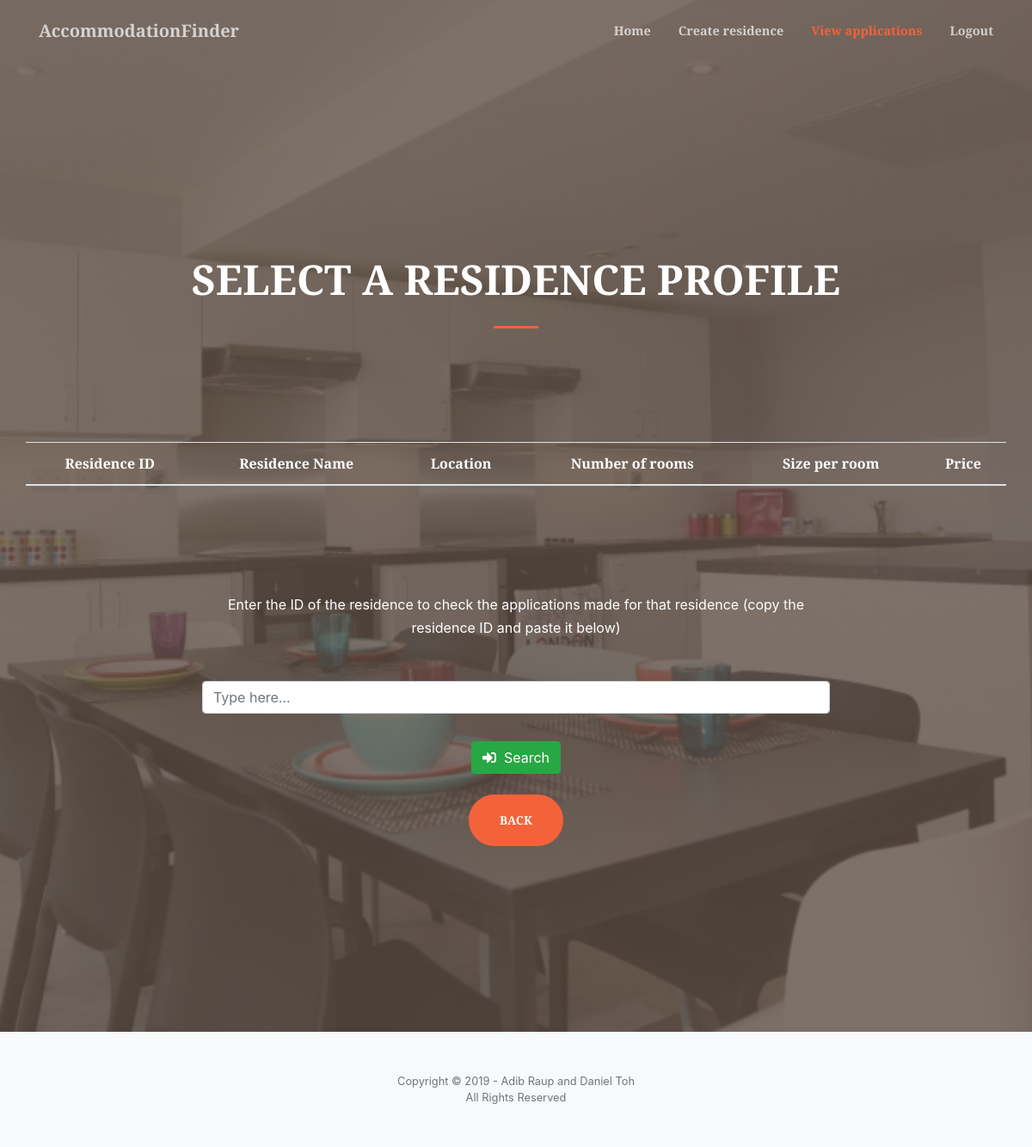
Page /landlordViewApplications.php on the earlier database version.
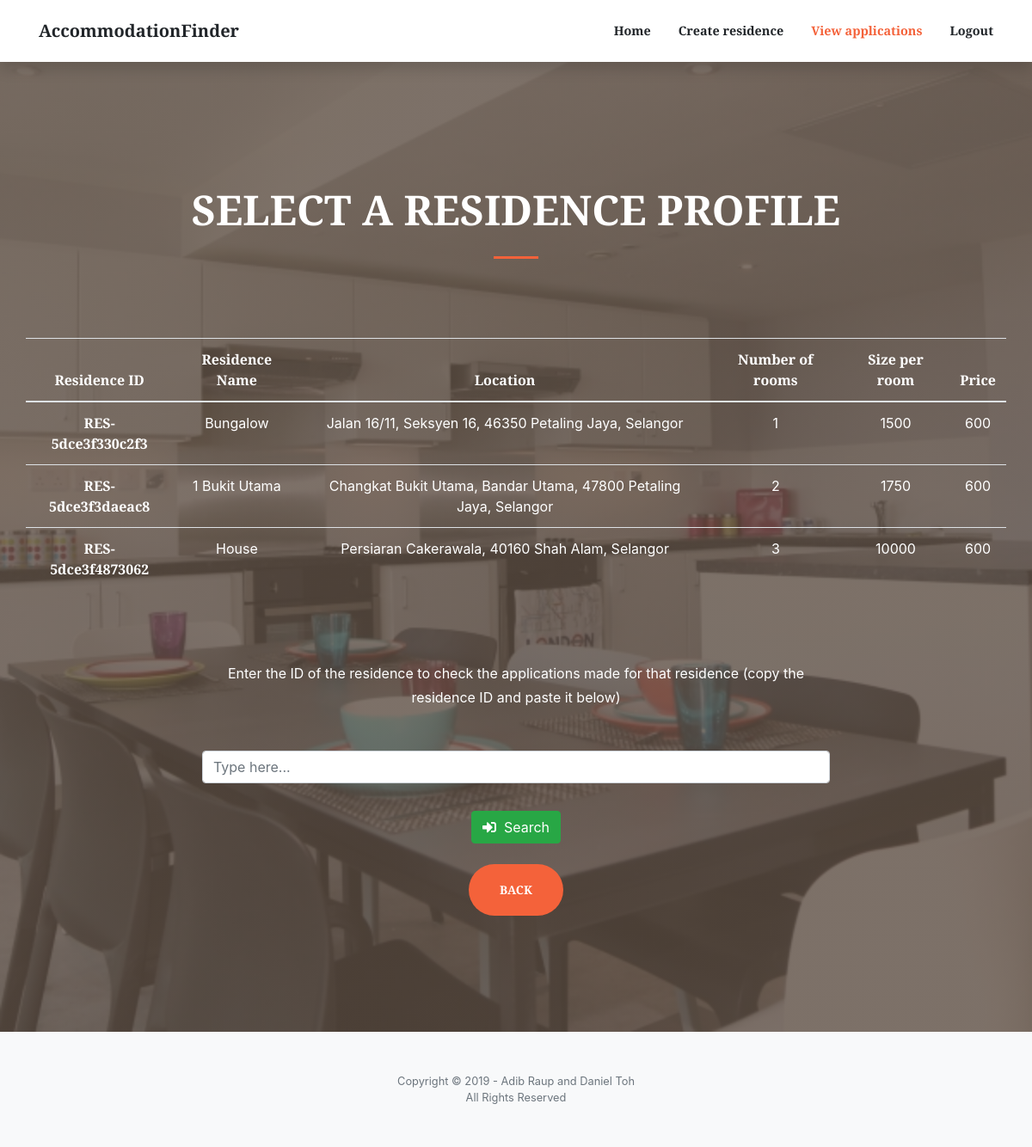
Same page on the later database version.
### tables this page shows
CREATE TABLE `residence` (
  `resID` varchar(20) NOT NULL,
  `resName` varchar(30) NOT NULL,
  `address` varchar(100) NOT NULL,
  `numUnits` int(10) NOT NULL,
  `sizePerUnit` int(10) NOT NULL,
  `monthlyRental` int(10) NOT NULL,
  `username` varchar(30) NOT NULL,
  PRIMARY KEY (`resID`),
  FOREIGN KEY (`username`) REFERENCES users(`username`)
);

### landlordViewApplications.php (the view, shortened to what this page needs)
<!DOCTYPE html>
<html lang="en">
<head>
  <link href="vendor/fontawesome-free/css/all.min.css" rel="stylesheet" type="text/css">
  <link href="vendor/magnific-popup/magnific-popup.css" rel="stylesheet">
  <link href="css/creative4.5.min.css" rel="stylesheet">
</head>
<body id="page-top">
  <form action="searchApplicationAction.php" method="post">
  <nav class="navbar navbar-expand-lg navbar-light fixed-top py-3" id="mainNav">
    <div class="container">
      <a class="navbar-brand js-scroll-trigger" href="index.html">AccommodationFinder</a>
      <div class="collapse navbar-collapse" id="navbarResponsive">
        <ul class="navbar-nav ml-auto my-2 my-lg-0">
          <li class="nav-item">
            <a class="nav-link js-scroll-trigger" href="landlordHome.php">Home</a>
          </li>
          <li class="nav-item">
            <a class="nav-link js-scroll-trigger" href="createAccommodation.html">Create residence</a>
          </li>
          <li class="nav-item">
            <a class="nav-link js-scroll-trigger" href="#page-top">View applications</a>
          </li>
          <li class="nav-item">
            <a class="nav-link js-scroll-trigger" href="index.html">Logout</a>
          </li>
        </ul>
      </div>
    </div>
  </nav>
  <header class="masthead">
    <div class="container h-100">
      <div class="row h-100 align-items-center justify-content-center text-center">
        <div class="col-lg-10 align-self-end">
          <h1 class="text-uppercase text-white font-weight-bold"><font size="7">Select a residence profile</font></h1>
          <hr class="divider my-4">
        </div>
          <table class="table table-hover">
            <thead>
              <tr>
                <th><font color="white">Residence ID</font></th>
                <th><font color="white">Residence Name</font></th>
                <th><font color="white">Location</font></th>
                <th><font color="white">Number of rooms</font></th>
                <th><font color="white">Size per room</font></th>
                <th><font color="white">Price</font></th>
              </tr>
            </thead>
            <tbody>
              <?php
                $servername = "localhost";
                $username = "root";
                $password = "";
                $conn = new mysqli($servername, $username, $password);
                $conn->select_db("accommodationfinder");
                $searchKeyword = "%".$_SESSION["Username"]."%";
                $lq = "SELECT * FROM residence WHERE username LIKE '$searchKeyword'";
                $res = $conn->query($lq);
                foreach($res as $opt){
              ?>
                <tr>
                  <th scope="row" name="resid" class="resid" id="resid"><font color="white">
                    <?php echo $opt['resID']?></font></th>
                  <td class="name"><font color="white"><?php echo $opt['resName']?></font></td>
                  <td class="location"><font color="white"><?php echo $opt['address']?></font></td>
                  <td class="norooms"><font color="white"><?php echo $opt['numUnits']?></font></td>
                  <td class="sizeroom"><font color="white"><?php echo $opt['sizePerUnit']?></font></td>
                  <td class="price"><font color="white"><?php echo $opt['monthlyRental']?></font></td>
                </tr>
              <?php }?>
            </tbody>
          </table>
          <div class="col-lg-8 align-self-baseline">
            <p class="text-white-75 font-weight-light mb-5"><font size="3" color="white"><b>Enter the ID of the
              residence to check the applications made for that residence (copy the residence ID and paste it below)</b></font></p>
            <div class="form-group has-danger">
                <div class="input-group mb-2 mr-sm-2 mb-sm-0">
                    <input type="search" name="search" class="form-control" id="search"
                    placeholder="Type here..." required autofocus ></input>
                </div>
            </div>
            <div class="row" style="padding-top: 1rem">
                <div class="col-md-3"></div>
                <div class="col-md-6">
                    <button type="submit" class="btn btn-success"><i class="fas fa-sign-in-alt"></i>&nbsp  Search</button>
                </div>
            </div><br>
            <a class="btn btn-primary btn-xl js-scroll-trigger" href="landlordHome.php">Back</a>
          </div>
      </div>
    </div>
  </header>
</form>
  <footer class="bg-light py-5">
    <div class="container">
      <div class="small text-center text-muted">Copyright &copy; 2019 - Adib Raup and Daniel Toh</div>
      <div class="small text-center text-muted">All Rights Reserved</div>
    </div>
  </footer>
</body>
</html>

Differences in the rows shown:
added residence: resID "RES-5dce3f330c2f3", resName "Bungalow", address "Jalan 16/11, Seksyen 16, 46350 Petaling Jaya, Selangor", numUnits "1", sizePerUnit "1500", monthlyRental "600"
added residence: resID "RES-5dce3f3daeac8", resName "1 Bukit Utama", address "Changkat Bukit Utama, Bandar Utama, 47800 Petaling Jaya, Selangor", numUnits "2", sizePerUnit "1750", monthlyRental "600"
added residence: resID "RES-5dce3f4873062", resName "House", address "Persiaran Cakerawala, 40160 Shah Alam, Selangor", numUnits "3", sizePerUnit "10000", monthlyRental "600"
